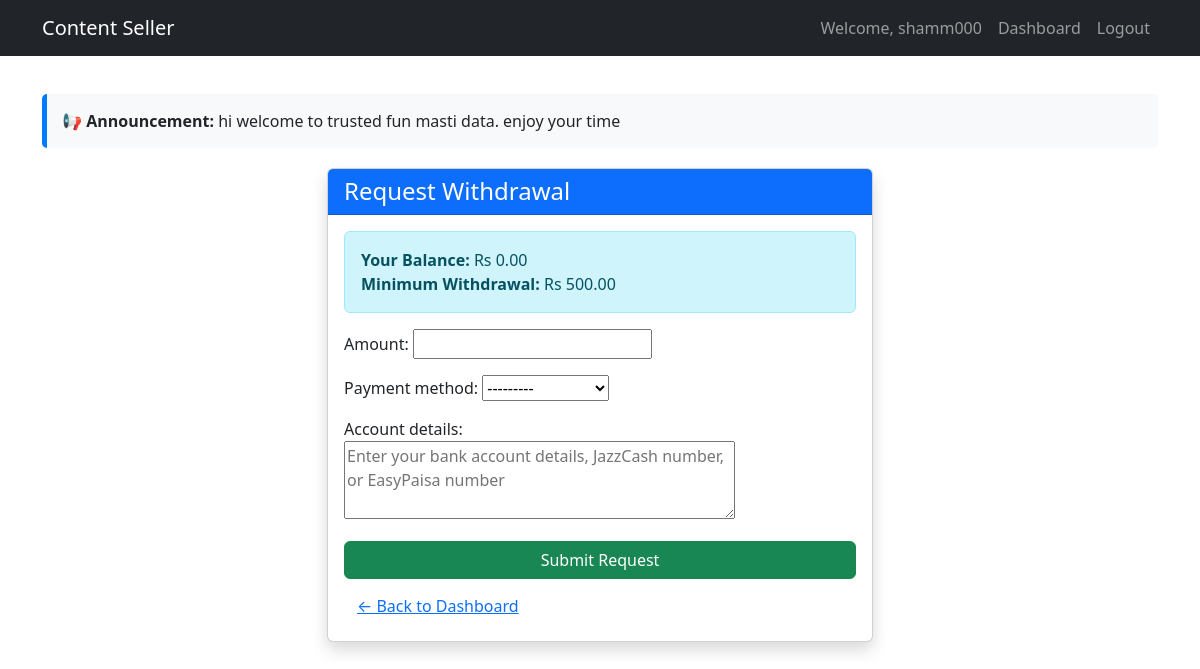
Screenshot of /content/withdraw/ (signed in) with the database file from the repository.
### users/models.py (models this page shows, shortened)
class User(AbstractUser):
    ROLE_CHOICES = (
        ('admin', 'Admin'),
        ('creator', 'Creator'),
        ('buyer', 'Buyer'),
    )
    role = models.CharField(max_length=10, choices=ROLE_CHOICES, default='buyer')
    balance = models.DecimalField(max_digits=10, decimal_places=2, default=0)

### content/models.py (models this page shows, shortened)
class SiteMessage(models.Model):
    message = models.TextField()
    is_active = models.BooleanField(default=True)
    updated_at = models.DateTimeField(auto_now=True)
    class Meta:
        verbose_name = "Admin Message"
        verbose_name_plural = "Admin Messages"

class SiteSettings(models.Model):
    referral_commission = models.DecimalField(max_digits=5, decimal_places=2, default=5.00, help_text="Percentage for referral earnings")
    admin_commission = models.DecimalField(max_digits=5, decimal_places=2, default=10.00, help_text="Percentage admin takes from each sale")
    min_withdrawal = models.DecimalField(max_digits=10, decimal_places=2, default=500.00, help_text="Minimum amount for withdrawal request")
    @classmethod
    def get_settings(cls):
        obj, _ = cls.objects.get_or_create(pk=1)
        return obj

### content/views.py (the view)
# urls.py: path('withdraw/', views.request_withdrawal, name='request_withdrawal'),
@login_required
def request_withdrawal(request):
    settings = SiteSettings.get_settings()
    if request.method == 'POST':
        form = WithdrawalForm(request.POST)
        if form.is_valid():
            amount = form.cleaned_data['amount']
            if amount < settings.min_withdrawal:
                messages.error(request, f'Minimum withdrawal amount is Rs {settings.min_withdrawal}')
                return redirect('request_withdrawal')
            if amount > request.user.balance:
                messages.error(request, f'Insufficient balance. Your balance is Rs {request.user.balance}')
                return redirect('request_withdrawal')
            withdrawal = form.save(commit=False)
            withdrawal.user = request.user
            withdrawal.save()
            messages.success(request, 'Withdrawal request submitted successfully!')
            return redirect('buyer_dashboard')
    else:
        form = WithdrawalForm()
    return render(request, 'content/withdrawal_form.html', {
        'form': form,
        'balance': request.user.balance,
        'min_withdrawal': settings.min_withdrawal
    })

### content/forms.py
class WithdrawalForm(forms.ModelForm):
    class Meta:
        model = WithdrawalRequest
        fields = ['amount', 'payment_method', 'account_details']
        widgets = {
            'account_details': forms.Textarea(attrs={'rows': 3, 'placeholder': 'Enter your bank account details, JazzCash number, or EasyPaisa number'}),
        }

### content/context_processors.py (called while the page is built)
def admin_message(request):
    msg = SiteMessage.objects.filter(is_active=True).first()
    return {'admin_message': msg.message if msg else None}

### templates/content/withdrawal_form.html (shortened to what this page needs)
{% extends "base.html" %}
{% block content %}
<div class="row justify-content-center">
    <div class="col-md-6">
        <div class="card shadow">
            <div class="card-header bg-primary text-white">
                <h4 class="mb-0">Request Withdrawal</h4>
            </div>
            <div class="card-body">
                <div class="alert alert-info">
                    <strong>Your Balance:</strong> Rs {{ balance }}<br>
                    <strong>Minimum Withdrawal:</strong> Rs {{ min_withdrawal }}
                </div>
                <form method="post">
                    {{ form.as_p }}
                    <button type="submit" class="btn btn-success w-100">Submit Request</button>
                </form>
                <a href="{% url 'buyer_dashboard' %}" class="btn btn-link mt-2">← Back to Dashboard</a>
            </div>
        </div>
    </div>
</div>
{% endblock %}

### templates/base.html (shortened to what this page needs)
{% load static %}
<!DOCTYPE html>
<html lang="en">
<head>
    <link href="https://cdn.jsdelivr.net/npm/bootstrap@5.3.2/dist/css/bootstrap.min.css" rel="stylesheet">
</head>
<body>
    <nav class="navbar navbar-expand-lg navbar-dark bg-dark fixed-top">
        <div class="container">
            <a class="navbar-brand" href="{% url 'home' %}">Content Seller</a>
            <div class="collapse navbar-collapse">
                <ul class="navbar-nav ms-auto">
                    {% if user.is_authenticated %}
                        <li class="nav-item"><span class="nav-link">Welcome, {{ user.username }}</span></li>
                        {% if user.role == 'buyer' %}
                            <li class="nav-item"><a class="nav-link" href="{% url 'buyer_dashboard' %}">Dashboard</a></li>
                        {% elif user.role == 'creator' %}
                            <li class="nav-item"><a class="nav-link" href="{% url 'creator_dashboard' %}">Dashboard</a></li>
                        {% endif %}
                        <li class="nav-item">
                            <form method="post" action="{% url 'logout' %}">
                                <button type="submit" class="btn btn-link nav-link">Logout</button>
                            </form>
                        </li>
                    {% else %}
                        <li class="nav-item"><a class="nav-link" href="{% url 'login' %}">Login</a></li>
                        <li class="nav-item"><a class="nav-link" href="{% url 'creator_register' %}">Register as Creator</a></li>
                        <li class="nav-item"><a class="nav-link" href="{% url 'buyer_register' %}">Register as Buyer</a></li>
                    {% endif %}
                </ul>
            </div>
        </div>
    </nav>
    <div class="container mt-4">
        {% if admin_message %}
            <div class="message-banner">
                <strong>📢 Announcement:</strong> {{ admin_message }}
            </div>
        {% endif %}
        {% block content %}{% endblock %}
    </div>
</body>
</html>

### templates/base.html (style rules this page uses)
body { padding-top: 70px; }
.message-banner { background-color: #f8f9fa; border-left: 5px solid #007bff; padding: 15px; margin-bottom: 20px; border-radius: 5px; }

### rows the page displays
User: username "shamm000", balance "0.00"
SiteMessage: message "hi welcome to trusted fun masti data. enjoy your time"
SiteSettings: min_withdrawal "500.00"
